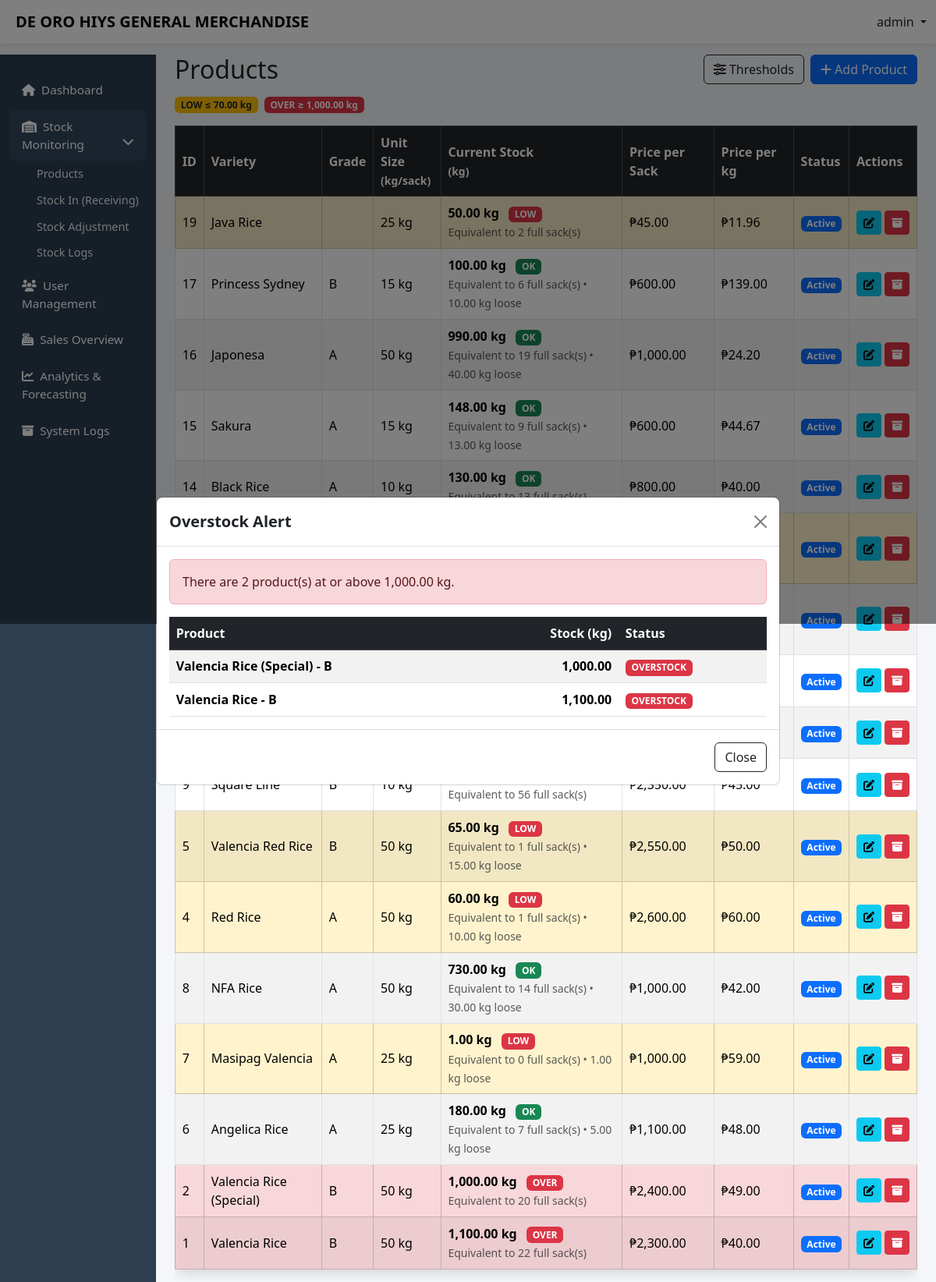
The app's page /capstone/admin/products.php (signed in) with its own data.
### tables this page shows
CREATE TABLE `stock_settings` (
  `id` tinyint(4) NOT NULL,
  `low_threshold_kg` decimal(10,2) NOT NULL DEFAULT 10.00,
  `over_threshold_kg` decimal(10,2) NOT NULL DEFAULT 1000.00,
  `updated_at` datetime DEFAULT current_timestamp() ON UPDATE current_timestamp()
);

CREATE TABLE `products` (
  `product_id` int(11) NOT NULL,
  `variety` varchar(100) DEFAULT NULL,
  `grade` enum('A','B') NOT NULL,
  `unit_weight_kg` decimal(10,2) DEFAULT NULL,
  `price_per_sack` decimal(10,2) NOT NULL,
  `price_per_kg` decimal(10,2) NOT NULL,
  `created_at` timestamp NOT NULL DEFAULT current_timestamp(),
  `archived` tinyint(1) NOT NULL DEFAULT 0,
  `stock_kg` decimal(10,2) NOT NULL DEFAULT 0.00
);

### capstone/admin/products.php (the view, shortened to what this page needs)
  <?php
  include '../config/db.php';
  $DEFAULT_LOW_STOCK_THRESHOLD  = 10;
  $DEFAULT_OVERSTOCK_THRESHOLD  = 1000;
  $settingsRow = null;
  $settingsRes = $conn->query("
      SELECT low_threshold_kg, over_threshold_kg
      FROM stock_settings
      WHERE id=1
      LIMIT 1
  ");
  if($settingsRes){
      $settingsRow = $settingsRes->fetch_assoc();
  }
  $LOW_STOCK_THRESHOLD  = (float)($settingsRow['low_threshold_kg'] ?? $DEFAULT_LOW_STOCK_THRESHOLD);
  $OVERSTOCK_THRESHOLD  = (float)($settingsRow['over_threshold_kg'] ?? $DEFAULT_OVERSTOCK_THRESHOLD);
  $sql = "
  SELECT
    p.*,
    IFNULL(SUM(
      CASE
        WHEN LOWER(it.type)='in' THEN it.qty_kg
        WHEN LOWER(it.type)='out' THEN -it.qty_kg
        WHEN LOWER(it.type)='adjust' THEN it.qty_kg
        ELSE 0
      END
    ), 0) AS stock_kg
  FROM products p
  LEFT JOIN inventory_transactions it ON it.product_id = p.product_id
  WHERE p.archived = 0
  GROUP BY p.product_id
  ORDER BY p.created_at DESC
  ";
  $productsRes = $conn->query($sql);
  $overItems = [];
  $products = [];
  if($productsRes && $productsRes->num_rows > 0){
      while($r = $productsRes->fetch_assoc()){
          $products[] = $r;
          $st = (float)$r['stock_kg'];
          if($st >= $OVERSTOCK_THRESHOLD){
              $overItems[] = [
                  'product' => ($r['variety'].' - '.$r['grade']),
                  'stock'   => $st
              ];
          }
      }
  }
  ?>
  <!DOCTYPE html>
  <html lang="en">
  <head>
  <link href="https://cdn.jsdelivr.net/npm/bootstrap@5.3.2/dist/css/bootstrap.min.css" rel="stylesheet">
  <link href="https://cdnjs.cloudflare.com/ajax/libs/font-awesome/6.5.1/css/all.min.css" rel="stylesheet">
  <link href="../css/layout.css" rel="stylesheet">
  </head>
  <body>
  <?php include '../includes/topnav.php'; ?>
  <div class="container-fluid">
  <div class="row">
  <?php include '../includes/admin_sidebar.php'; ?>
  <main class="col-lg-10 ms-sm-auto px-4 main-content">
  <div class="d-flex justify-content-between align-items-center flex-wrap gap-2">
    <h2 class="mb-0">Products</h2>
    <div class="d-flex gap-2">
      <button class="btn btn-outline-dark" data-bs-toggle="modal" data-bs-target="#thresholdModal">
        <i class="fas fa-sliders-h"></i> Thresholds
      </button>
      <button class="btn btn-primary" data-bs-toggle="modal" data-bs-target="#addProductModal">
        <i class="fas fa-plus"></i> Add Product
      </button>
    </div>
  </div>
  <div class="mt-3 d-flex flex-wrap gap-2">
    <span class="badge bg-warning text-dark">LOW ≤ <?= number_format($LOW_STOCK_THRESHOLD,2) ?> kg</span>
    <span class="badge bg-danger">OVER ≥ <?= number_format($OVERSTOCK_THRESHOLD,2) ?> kg</span>
  </div>
  <div class="table-responsive mt-3">
  <table class="table table-striped table-bordered modern-card align-middle">
  <thead class="table-dark">
  <tr>
  <th>ID</th>
  <th>Variety</th>
  <th>Grade</th>
  <th>Unit Size<br><small>(kg/sack)</small></th>
  <th>Current Stock<br><small>(kg)</small></th>
  <th>Price per Sack</th>
  <th>Price per kg</th>
  <th>Status</th>
  <th>Actions</th>
  </tr>
  </thead>
  <tbody>
  <?php if(count($products) > 0): ?>
  <?php foreach($products as $row): ?>
  <?php
    $stock = (float)$row['stock_kg'];
    $unit_weight = (float)($row['unit_weight_kg'] ?? 0);
$full_sacks = 0;
$remaining_kg = 0;
if($unit_weight > 0){
    $full_sacks = floor($stock / $unit_weight);
    $remaining_kg = $stock - ($full_sacks * $unit_weight);
}
    if($stock <= 0){
      $statusBadge = "<span class='badge bg-secondary ms-2'>OUT</span>";
    } elseif($stock >= $OVERSTOCK_THRESHOLD){
      $statusBadge = "<span class='badge bg-danger ms-2'>OVER</span>";
    } elseif($stock <= $LOW_STOCK_THRESHOLD){
      $statusBadge = "<span class='badge bg-danger ms-2'>LOW</span>";
    } else {
      $statusBadge = "<span class='badge bg-success ms-2'>OK</span>";
    }
    $rowClass = ($stock >= $OVERSTOCK_THRESHOLD) ? "table-danger" : (($stock <= $LOW_STOCK_THRESHOLD && $stock > 0) ? "table-warning" : "");
  ?>
  <tr class="<?= $rowClass ?>">
  <td><?= (int)$row['product_id'] ?></td>
  <td><?= htmlspecialchars($row['variety']) ?></td>
  <td><?= htmlspecialchars($row['grade']) ?></td>
  <td><?= number_format((float)($row['unit_weight_kg'] ?? 0),0) ?> kg</td>
  <td>
  <div>
    <strong><?= number_format($stock,2) ?> kg</strong> <?= $statusBadge ?>
  </div>
  <?php if($stock > 0): ?>
    <small class="text-muted">
  Equivalent to <?= $full_sacks ?> full sack(s)
  <?= $remaining_kg > 0 ? " • ".number_format($remaining_kg,2)." kg loose" : "" ?>
</small>
  <?php endif; ?>
</td>
 <td>₱<?= number_format((float)($row['price_per_sack'] ?? 0),2) ?></td>
<td>₱<?= number_format((float)($row['price_per_kg'] ?? 0),2) ?></td>
  <td><span class="badge bg-primary">Active</span></td>
  <td class="text-nowrap">
      <button class="btn btn-sm btn-info" data-bs-toggle="modal" data-bs-target="#editProductModal<?= (int)$row['product_id'] ?>">
        <i class="fas fa-edit"></i>
      </button>
      <a href="products.php?archive=<?= (int)$row['product_id'] ?>" class="btn btn-sm btn-danger"
        onclick="return confirm('Archive this product?')">
        <i class="fas fa-archive"></i>
      </a>
  </td>
  </tr>
  <?php endforeach; ?>
  <?php else: ?>
  <tr><td colspan="9" class="text-center text-muted">No active products found.</td></tr>
  <?php endif; ?>
  </tbody>
  </table>
  </div>
  <?php if(count($overItems) > 0): ?>
  <div class="modal fade" id="overStockModal" tabindex="-1" aria-hidden="true">
    <div class="modal-dialog modal-lg modal-dialog-centered">
      <div class="modal-content">
        <div class="modal-header">
          <h5 class="modal-title fw-bold">Overstock Alert</h5>
          <button type="button" class="btn-close" data-bs-dismiss="modal"></button>
        </div>
        <div class="modal-body">
          <div class="alert alert-danger mb-3">
            There are <?= count($overItems) ?> product(s) at or above <?= number_format($OVERSTOCK_THRESHOLD,2) ?> kg.
          </div>
          <div class="table-responsive">
            <table class="table table-sm table-striped align-middle mb-0">
              <thead class="table-dark">
                <tr>
                  <th>Product</th>
                  <th class="text-end">Stock (kg)</th>
                  <th>Status</th>
                </tr>
              </thead>
              <tbody>
                <?php foreach($overItems as $oi): ?>
                  <tr>
                    <td class="fw-semibold"><?= htmlspecialchars($oi['product']) ?></td>
                    <td class="text-end fw-bold"><?= number_format((float)$oi['stock'],2) ?></td>
                    <td><span class="badge bg-danger">OVERSTOCK</span></td>
                  </tr>
                <?php endforeach; ?>
              </tbody>
            </table>
          </div>
        </div>
        <div class="modal-footer">
          <button class="btn btn-outline-dark" type="button" data-bs-dismiss="modal">Close</button>
        </div>
      </div>
    </div>
  </div>
  <?php endif; ?>
  </main>
  </div>
  </div>
  </body>
  </html>

### capstone/css/layout.css (style rules this page uses)
body { background:#f4f6f9; padding-top: 60px; }
.modern-card { border-radius:14px; box-shadow:0 6px 16px rgba(0,0,0,.12); transition:.3s; }
.main-content { padding-top:0px; }
.modal { z-index: 1055; }
.table td, .table th { padding:0.55rem; vertical-align: middle; }
.table td,.table th { vertical-align:middle; }
table td, .table th { padding:0.55rem; vertical-align: middle; }
body { background:#f4f6f9; padding-top:70px; }
.modern-card { border-radius:14px; box-shadow:0 6px 16px rgba(0,0,0,.12); }
.table td, .table th { vertical-align: middle; }

### records on screen
stock_settings: low_threshold_kg "70.00", over_threshold_kg "1,000.00"
products: product_id "19", variety "Java Rice", unit_weight_kg "25", stock "50.00", shows "LOW", full_sacks "2", price_per_sack "45.00", price_per_kg "11.96"
products: product_id "17", variety "Princess Sydney", grade "B", unit_weight_kg "15", stock "100.00", shows "OK", full_sacks "6", remaining_kg "10.00", price_per_sack "600.00", price_per_kg "139.00"
products: product_id "16", variety "Japonesa", grade "A", unit_weight_kg "50", stock "990.00", shows "OK", full_sacks "19", remaining_kg "40.00", price_per_sack "1,000.00", price_per_kg "24.20"
products: product_id "15", variety "Sakura", grade "A", unit_weight_kg "15", stock "148.00", shows "OK", full_sacks "9", remaining_kg "13.00", price_per_sack "600.00", price_per_kg "44.67"
products: product_id "14", variety "Black Rice", grade "A", unit_weight_kg "10", stock "130.00", shows "OK", price_per_sack "800.00", price_per_kg "40.00"
products: full_sacks "56"
products: product_id "5", variety "Valencia Red Rice", grade "B", unit_weight_kg "50", stock "65.00", shows "LOW", full_sacks "1", remaining_kg "15.00", price_per_sack "2,550.00", price_per_kg "50.00"
products: product_id "4", variety "Red Rice", grade "A", unit_weight_kg "50", stock "60.00", shows "LOW", full_sacks "1", remaining_kg "10.00", price_per_sack "2,600.00", price_per_kg "60.00"
products: product_id "8", variety "NFA Rice", grade "A", unit_weight_kg "50", stock "730.00", shows "OK", full_sacks "14", remaining_kg "30.00", price_per_sack "1,000.00", price_per_kg "42.00"
products: product_id "7", variety "Masipag Valencia", grade "A", unit_weight_kg "25", stock "1.00", shows "LOW", full_sacks "0", remaining_kg "1.00", price_per_sack "1,000.00", price_per_kg "59.00"
products: product_id "6", variety "Angelica Rice", grade "A", unit_weight_kg "25", stock "180.00", shows "OK", full_sacks "7", remaining_kg "5.00", price_per_sack "1,100.00", price_per_kg "48.00"
products: product_id "2", variety "Valencia Rice (Special)", grade "B", unit_weight_kg "50", stock "1,000.00", shows "OVER", full_sacks "20", price_per_sack "2,400.00", price_per_kg "49.00"
products: product_id "1", variety "Valencia Rice", grade "B", unit_weight_kg "50", stock "1,100.00", shows "OVER", full_sacks "22", price_per_sack "2,300.00", price_per_kg "40.00"

### other values on screen
$username "admin"
count($overItems) "2"
$oi['product'] "Valencia Rice (Special) - B"
$oi['stock'] "1,000.00"
$oi['product'] "Valencia Rice - B"
$oi['stock'] "1,100.00"
